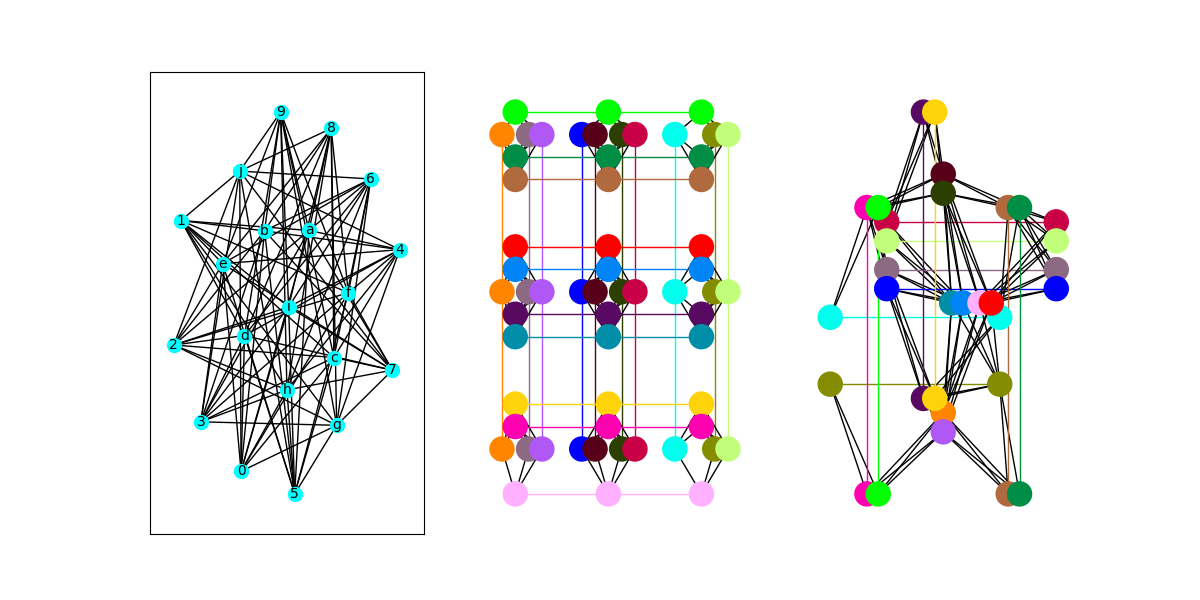

The Python source for this figure:
# looks at how bicliques (or complete bipartite graphs) can be embedded on the Pegasus topology.

import sys
import numpy as np
import networkx as nx
import dwave_networkx as dnx
from minorminer import find_embedding
from dwave.system.samplers import DWaveSampler

import matplotlib
try:
    import matplotlib.pyplot as plt
except ImportError:
    matplotlib.use("agg")
    import matplotlib.pyplot as plt

# Form the biclique
# looks significantly diff from clique
N = int(sys.argv[1])
# N = 10 (in case sys arg dont work)
nodes1 = np.arange(N)   # subset#1, list of 0 to N-1
nodes2 = [chr(i + ord('a')) for i in range(N)]  # subset#2 - just equal amt of letters as N
B = nx.Graph()
B.add_nodes_from(nodes1, bipartite=0)   # adding nodes in the diff subsets to bipartites
B.add_nodes_from(nodes2, bipartite=1)
for node1 in nodes1:
    for node2 in nodes2:
        B.add_edge(node1, node2)
        # creates the 'webbing' where every point in bipartite #1 is connected with every node in #2

# equivalent to clique from this point

fig, axes = plt.subplots(nrows=1, ncols=3, figsize=(12, 6))

# Draw the QUBO as a networkx graph
pos = nx.spring_layout(B)
nx.draw_networkx(B, pos=pos, font_size=10, node_size=100, node_color='cyan', ax=axes[0])

# Embed the graph on Chimera
dwave_sampler_chimera = DWaveSampler(solver={'topology__type': 'chimera'})
chimera_edges = dwave_sampler_chimera.edgelist
chimera_graph = dnx.chimera_graph(16, edge_list=chimera_edges)
embedding_chimera = find_embedding(B, chimera_graph)

dnx.draw_chimera_embedding(chimera_graph, embedding_chimera, embedded_graph=B, unused_color=None, ax=axes[1])

# Embed the graph on Pegasus
dwave_sampler_pegasus = DWaveSampler(solver={'topology__type': 'pegasus'})
pegasus_edges = dwave_sampler_pegasus.edgelist
pegasus_graph = dnx.pegasus_graph(16, edge_list=pegasus_edges)
embedding_pegasus = find_embedding(B, pegasus_graph)

dnx.draw_pegasus_embedding(pegasus_graph, embedding_pegasus, embedded_graph=B, unused_color=None, ax=axes[2])
plt.savefig('biclique_embedding')

